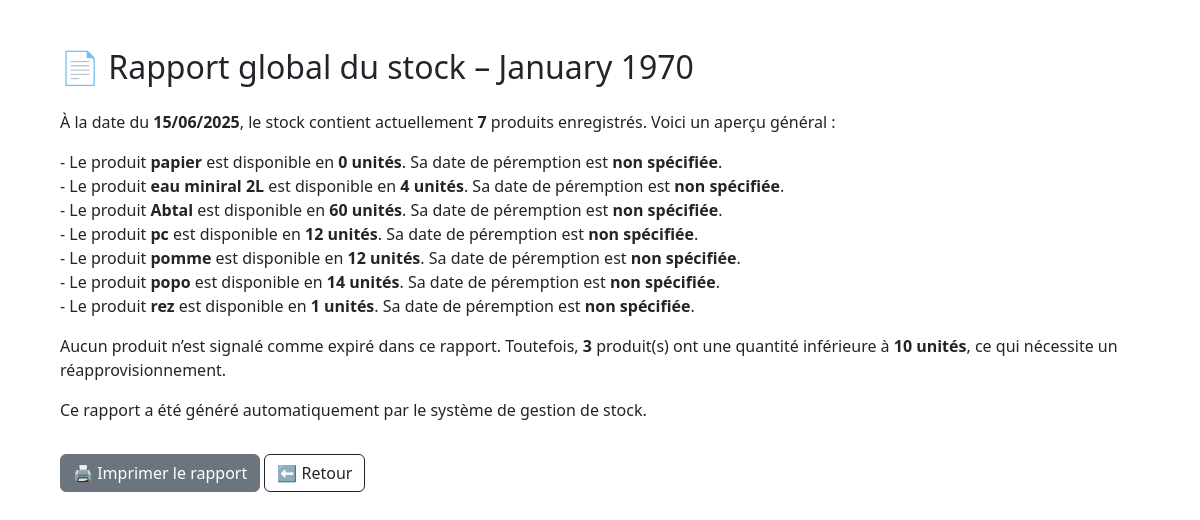
Page /gestionaire/rapport.php on the committed database.
### tables this page shows
CREATE TABLE `produits` (
  `id` int(11) NOT NULL,
  `nom` varchar(100) DEFAULT NULL,
  `prix` decimal(10,2) DEFAULT NULL,
  `quantite` int(11) DEFAULT NULL,
  `categorie` varchar(50) DEFAULT NULL,
  `uid_codebar` varchar(100) DEFAULT NULL,
  `image` varchar(255) DEFAULT NULL,
  `disponible` tinyint(1) DEFAULT 1
);

### gestionaire/rapport.php (the view, shortened to what this page needs)
<?php
$conn = new mysqli("localhost", "root", "", "stock_db");
$result = $conn->query("SELECT * FROM produits");
$total = 0;
$faible_stock = 0;
$contenu = "";
$date = date("d/m/Y");
while ($row = $result->fetch_assoc()) {
    $total++;
    $nom = $row['nom'];
    $quantite = $row['quantite'];
    $date_peremption = $row['date_peremption'] ?? "non spécifiée";
    if ($quantite < 10) $faible_stock++;
    $contenu .= "- Le produit <strong>$nom</strong> est disponible en <strong>$quantite unités</strong>.";
    $contenu .= $date_peremption !== "non spécifiée" ? " Il est valide jusqu’au <strong>$date_peremption</strong>.<br>" : " Sa date de péremption est <strong>non spécifiée</strong>.<br>";
}
?>
<!DOCTYPE html>
<html lang="fr">
<head>
    <link href="https://cdn.jsdelivr.net/npm/bootstrap@5.3.3/dist/css/bootstrap.min.css" rel="stylesheet">
</head>
<body class="p-5">
    <div class="container">
        <h2 class="mb-4">📄 Rapport global du stock – <?= date("F Y", strtotime($date)) ?></h2>
        <p>À la date du <strong><?= $date ?></strong>, le stock contient actuellement <strong><?= $total ?></strong> produits enregistrés. Voici un aperçu général :</p>
        <p><?= $contenu ?></p>
        <p>
            Aucun produit n’est signalé comme expiré dans ce rapport.
            <?php if ($faible_stock > 0): ?>
                Toutefois, <strong><?= $faible_stock ?></strong> produit(s) ont une quantité inférieure à <strong>10 unités</strong>, ce qui nécessite un réapprovisionnement.
            <?php else: ?>
                Tous les produits sont actuellement bien approvisionnés.
            <?php endif; ?>
        </p>
        <p>Ce rapport a été généré automatiquement par le système de gestion de stock.</p>
        <button class="btn btn-secondary mt-3" onclick="window.print()">🖨️ Imprimer le rapport</button>
        <a href="dashboard.php" class="btn btn-outline-dark mt-3">⬅ Retour</a>
    </div>
</body>
</html>

### rows in the picture
produits: nom "papier", quantite "0"
produits: nom "eau miniral 2L", quantite "4"
produits: nom "Abtal", quantite "60"
produits: nom "pc", quantite "12"
produits: nom "pomme", quantite "12"
produits: nom "popo", quantite "14"
produits: nom "rez", quantite "1"

### other values in the picture
$total "7"
$faible_stock "3"
